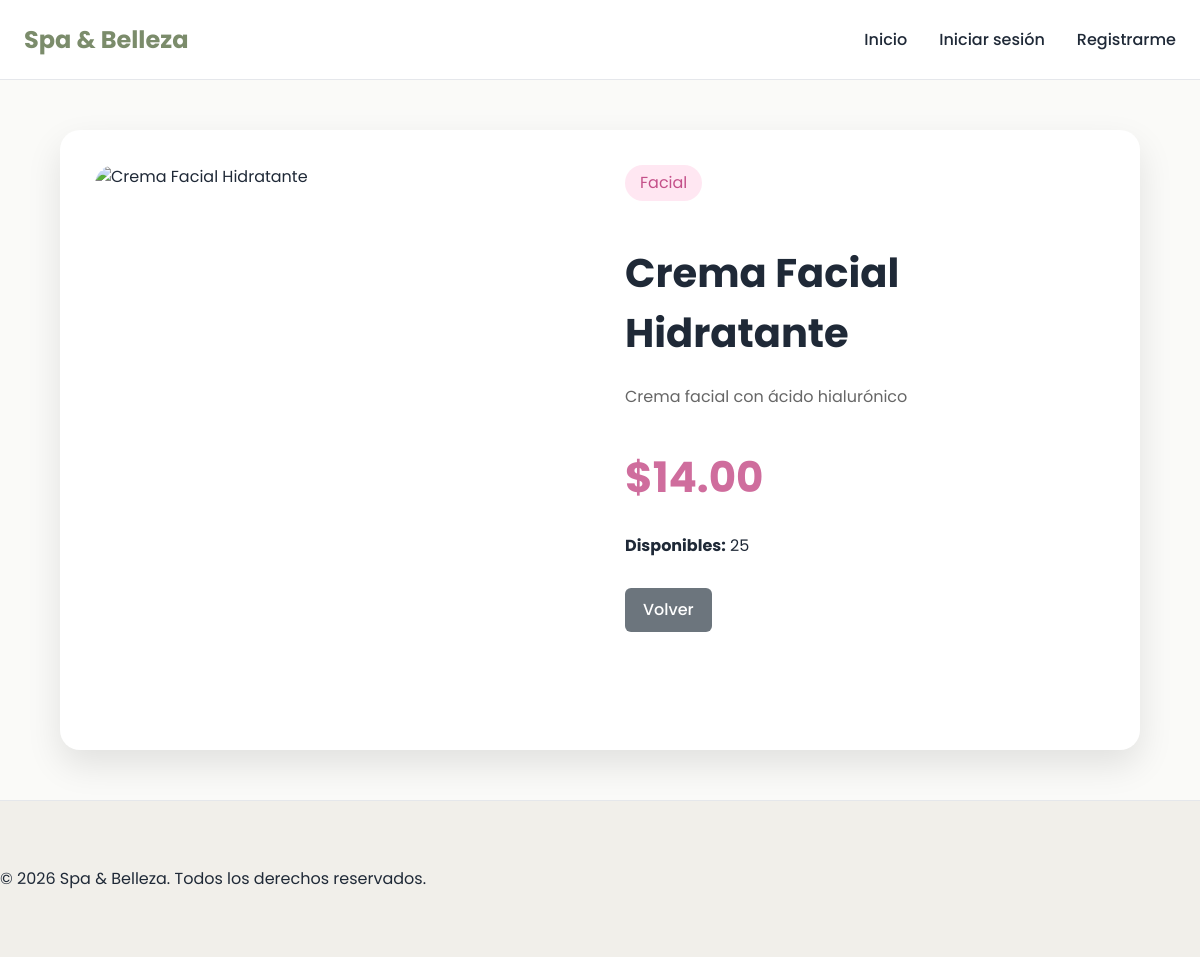
The page /index.php?controller=clienteProd&action=detalle&id=3 on the database its author committed.
### tables this page shows
CREATE TABLE productos (
    id_producto            INT AUTO_INCREMENT PRIMARY KEY,
    id_categoria_producto  INT NOT NULL,
    nombre                 VARCHAR(100) NOT NULL,
    descripcion            TEXT NULL,
    precio                 DECIMAL(10,2) NOT NULL,
    stock                  INT NOT NULL DEFAULT 0,
    disponibilidad         TINYINT(1) NOT NULL DEFAULT 1,
    imagen                 VARCHAR(255) NULL,
    CONSTRAINT fk_productos_categoria
        FOREIGN KEY (id_categoria_producto) REFERENCES categorias_producto(id_categoria_producto)
        ON UPDATE CASCADE ON DELETE RESTRICT
);

CREATE TABLE categorias_producto (
    id_categoria_producto INT AUTO_INCREMENT PRIMARY KEY,
    nombre_categoria      VARCHAR(100) NOT NULL UNIQUE,
    descripcion           VARCHAR(200) NULL,
    estado                TINYINT(1)   NOT NULL DEFAULT 1
);

### controllers/cliente/ClienteProdController.php (called while the page is built, shortened)
<?php
require_once "models/dao/producto/ProductoDAO.php";
class ClienteProdController
{
    private ProductoDAO $productoDAO;
    public function __construct()
    {
        $this->productoDAO = new ProductoDAO();
    }
    public function detalle()
    {
        $id = filter_input(INPUT_GET, "id", FILTER_VALIDATE_INT);
        $producto = $this->productoDAO->buscarPorId($id);
        require_once "views/cliente/producto-compra/detalleProducto.php";
    }
}

### index.php (called while the page is built, shortened)
<?php
$action = $_GET['action'] ?? 'inicio';
$controller = new $controllerName();
$controller->$action();

### models/dao/producto/ProductoDAO.php (called while the page is built, shortened)
<?php
require_once "config/Database.php";
class ProductoDAO
{
    private PDO $cn;
    public function __construct(?PDO $conexion = null)
    {
        if($conexion !== null){
        $this->cn = $conexion;
        } else {
            $db = new Database();
            $this->cn = $db->conectar();
        }
    }
    public function buscarPorId(int $id)
    {
        $sql = "SELECT
                p.*,
                c.nombre_categoria
                FROM productos p
                INNER JOIN categorias_producto c
                    ON p.id_categoria_producto = c.id_categoria_producto
                WHERE p.id_producto = ?";
        $stmt = $this->cn->prepare($sql);
        $stmt->execute([$id]);
        return $stmt->fetch(PDO::FETCH_ASSOC);
    }
}

### config/Database.php (called while the page is built)
<?php
class Database
{
    private string $host = "localhost";
    private string $dbname = "spa_belleza";
    private string $user = "root";
    private string $password = "";
    public function conectar(): PDO
    {
        return new PDO(
            "mysql:host={$this->host};dbname={$this->dbname};charset=utf8mb4",
            $this->user,
            $this->password,
            [
                PDO::ATTR_ERRMODE            => PDO::ERRMODE_EXCEPTION,
                PDO::ATTR_DEFAULT_FETCH_MODE => PDO::FETCH_ASSOC,
                PDO::ATTR_EMULATE_PREPARES   => false
            ]
        );
    }
}

### views/cliente/producto-compra/detalleProducto.php (the view, shortened to what this page needs)
<?php
require_once "views/layouts/header_publico.php";
?>
<main class="detalle-container">
    <div class="detalle-card">
        <div class="detalle-imagen">
            <img src="<?= htmlspecialchars($producto["imagen"]) ?>"
                alt="<?= htmlspecialchars($producto["nombre"]) ?>">
        </div>
        <div class="detalle-info">
            <span class="categoria">
                <?= htmlspecialchars($producto["nombre_categoria"]) ?>
            </span>
            <h1><?= htmlspecialchars($producto["nombre"]) ?></h1>
            <p class="descripcion">
                <?= htmlspecialchars($producto["descripcion"]) ?>
            </p>
            <h2 class="precio">
                $<?= number_format($producto["precio"],2) ?>
            </h2>
            <p>
                <strong>Disponibles:</strong>
                <?= (int)$producto["stock"] ?>
            </p>
            <div class="acciones">
                <a
                    class="btn btn-secondary"
                    href="index.php?controller=clienteProd&action=index">
                    Volver
                </a>
            </div>
        </div>
    </div>
</main>
<?php require_once "views/layouts/footer.php"; ?>

### assets/css/design-system/variables.css (style rules this page uses)
:root { --color-primary: #355C7D; --color-primary-hover: #2B4A63; --color-primary-light: #EAF2F8; --color-secondary: #6C757D; --color-secondary-hover: #5A6268; --color-success: #28A745; --color-success-light: #D4EDDA; --color-danger: #DC3545; --color-danger-light: #F8D7DA; --color-warning: #F0AD4E; --color-warning-light: #FFF3CD; --color-info: #17A2B8; --color-info-light: #D1ECF1; --bg-body: #F5F7FA; --bg-surface: #FFFFFF; --bg-sidebar: #27374D; --bg-sidebar-hover: #355C7D; --bg-sidebar-active: #4F709C; --text-primary: #1F2937; --text-secondary: #6B7280; --text-muted: #9CA3AF; --text-white: #FFFFFF; --border-color: #E5E7EB; --font-family: 'Poppins', sans-serif; --font-size-xs: 12px; --font-size-sm: 14px; --font-size-md: 16px; --font-size-lg: 18px; --font-size-xl: 24px; --font-size-2xl: 32px; --font-light: 300; --font-regular: 400; --font-medium: 500; --font-semibold: 600; --font-bold: 700; --line-height: 1.5; --radius-sm: 6px; --radius-md: 10px; --radius-lg: 16px; --radius-xl: 24px; --radius-pill: 999px; --space-1: 4px; --space-2: 8px; --space-3: 12px; --space-4: 16px; --space-5: 20px; --space-6: 24px; --space-7: 32px; --space-8: 40px; --space-9: 48px; --space-10: 64px; --shadow-sm: 0 2px 6px rgba(0,0,0,.08); --shadow-md: 0 6px 16px rgba(0,0,0,.10); --shadow-lg: 0 12px 24px rgba(0,0,0,.15); --transition-fast: .2s ease; --transition-normal: .3s ease; --transition-slow: .5s ease; --sidebar-width: 250px; --navbar-height: 70px; --container-width: 1200px; --z-dropdown: 100; --z-sticky: 200; --z-sidebar: 300; --z-modal: 500; --z-toast: 700; }

### assets/css/design-system/components.css (style rules this page uses)
*, *::before, *::after { box-sizing:border-box; }
html { scroll-behavior:smooth; }
body { margin:0; padding:0; background:var(--bg-body); color:var(--text-primary); font-family:var(--font-family); font-size:var(--font-size-md); line-height:var(--line-height); }
img { max-width:100%; display:block; }
a { color:inherit; text-decoration:none; }
.btn { display:inline-flex; align-items:center; justify-content:center; gap:8px; padding:10px 18px; border:none; border-radius:var(--radius-sm); cursor:pointer; transition:var(--transition-fast); font-weight:var(--font-medium); }
.btn-secondary { background:var(--color-secondary); color:var(--text-white); }

### assets/css/design-system/client.css (style rules this page uses)
body { background: #FAFAF8; }

### assets/css/detalleProducto.css (style rules this page uses)
.detalle-container { width: 90%; max-width: 1200px; margin: 50px auto; }
.detalle-card { display: grid; grid-template-columns: 1fr 1fr; gap: 50px; background: white; border-radius: 20px; padding: 35px; box-shadow: 0 15px 35px rgba(0, 0, 0, .1); }
.detalle-imagen img { width: 100%; height: 550px; object-fit: cover; border-radius: 20px; }
.categoria { background: #ffe7f2; padding: 6px 15px; border-radius: 20px; color: #c45089; display: inline-block; margin-bottom: 15px; }
.detalle-info h1 { font-size: 40px; margin-bottom: 20px; }
.descripcion { line-height: 1.8; color: #666; margin-bottom: 30px; }
.precio { font-size: 42px; color: #cf6d9d; margin-bottom: 25px; }
.acciones { display: flex; gap: 15px; margin-top: 30px; }

### rows shown on the page
productos: id_categoria_producto.nombre_categoria "Facial", nombre "Crema Facial Hidratante", descripcion "Crema facial con ácido hialurónico", precio "14.00", stock "25"
